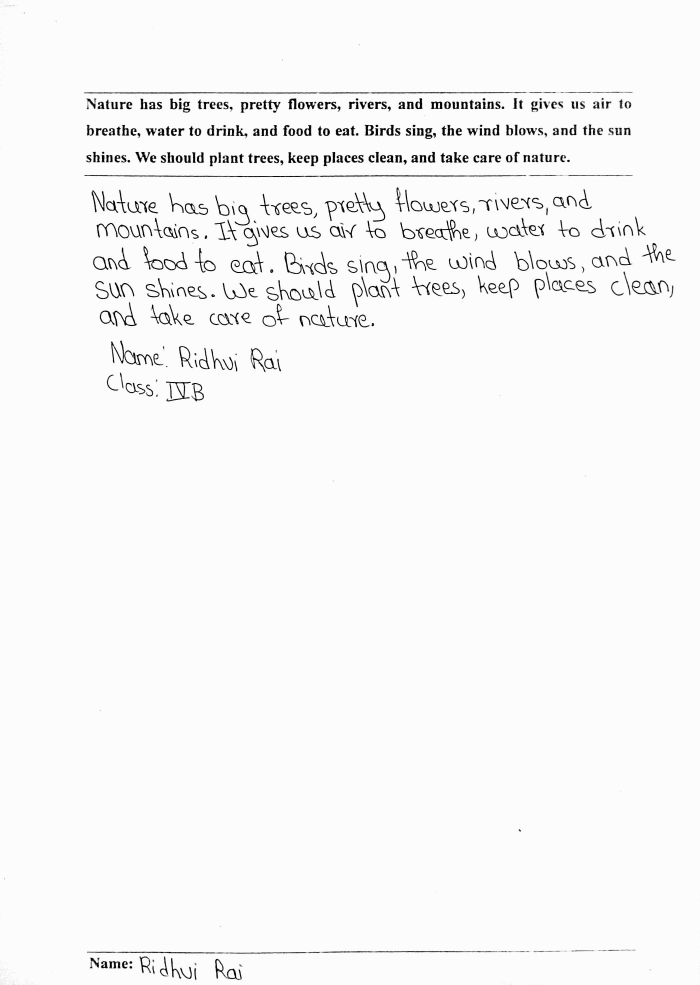
#> input picture src/dataset/4th/8.jpg, 2098 x 2953 px, found by its file name (shown at 1/3 size)
$ python handwriting_check.py   (older library calls are emulated)
#> lines starting #> are read from the running program, lines starting #| are printed output that depends on the picture; after the words box and inside, x2 and y2 are one past the last pixel; in counts of white or black regions, pixels touching at a corner belong together
import os
import cv2
import numpy as np

def _filter_page_lines(lines, img_shape, long_frac=0.55, border_frac=0.10, angle_tol_deg=10):
    """Filter out long page border or header lines (not handwriting)."""
    if lines is None:
        return []

    h, w = img_shape[:2]
    max_side = max(h, w)
    filtered = []
    for l in lines:
        coords = np.ravel(l)  # handles both (N,1,4) and (N,4) shaped output
        if coords.size < 4:
            continue
        x1, y1, x2, y2 = coords[:4]
        dx = x2 - x1
        dy = y2 - y1
        length = (dx**2 + dy**2) ** 0.5
        angle = abs(np.degrees(np.arctan2(dy, dx)))
        angle = min(angle, 180 - angle)  # Map to [0,90]

        near_top = (y1 < border_frac*h and y2 < border_frac*h)
        near_bottom = (y1 > (1-border_frac)*h and y2 > (1-border_frac)*h)
        near_left = (x1 < border_frac*w and x2 < border_frac*w)
        near_right = (x1 > (1-border_frac)*w and x2 > (1-border_frac)*w)

        is_long = length > long_frac * max_side
        is_horiz = angle <= angle_tol_deg
        is_vert = angle >= (90 - angle_tol_deg)

        # Skip page-border or long header lines
        if is_long and (is_horiz or is_vert) and (near_top or near_bottom or near_left or near_right):
            continue
        if is_long and is_horiz and (y1 < 0.2*h):
            continue

        filtered.append((x1, y1, x2, y2, length, angle))
    return filtered


def _crop_to_content(img, margin_frac=0.02, min_ink_frac=0.0005):
    """
    Crop a grayscale image down to the bounding box of its dark content
    (text/ink), so metrics like stroke density aren't diluted by large
    blank margins around a small block of handwriting.
    Falls back to the original image if no clear content is found.
    """
    h, w = img.shape[:2]

    # Simple global threshold is enough just to find the content region
    _, mask = cv2.threshold(img, 0, 255, cv2.THRESH_BINARY_INV + cv2.THRESH_OTSU)

    ink_frac = np.count_nonzero(mask) / mask.size
    if ink_frac < min_ink_frac:
        # Essentially nothing dark on the page at all — nothing to crop to
        return img

    rows = np.any(mask, axis=1)
    cols = np.any(mask, axis=0)
    if not np.any(rows) or not np.any(cols):
        return img

    y1, y2 = np.argmax(rows), h - np.argmax(rows[::-1])
    x1, x2 = np.argmax(cols), w - np.argmax(cols[::-1])

    margin_y = int(margin_frac * h)
    margin_x = int(margin_frac * w)
    y1 = max(0, y1 - margin_y)
    y2 = min(h, y2 + margin_y)
    x1 = max(0, x1 - margin_x)
    x2 = min(w, x2 + margin_x)

    cropped = img[y1:y2, x1:x2]
    if cropped.size == 0:
        return img
    return cropped


def _detect_faces(img):
    """Detect faces in the image using Haar Cascade."""
    try:
        face_cascade_path = cv2.data.haarcascades + 'haarcascade_frontalface_default.xml'
        face_cascade = cv2.CascadeClassifier(face_cascade_path)

        if face_cascade.empty():
            return 0

        faces = face_cascade.detectMultiScale(img, scaleFactor=1.1, minNeighbors=5, minSize=(30, 30))
        return len(faces)
    except:
        return 0


def _detect_color_photo(img_path):
    """Detect if image is a color photograph."""
    try:
        img_color = cv2.imread(img_path)
        if img_color is None:
            return False, {}

        # Convert to HSV for better color analysis
        hsv = cv2.cvtColor(img_color, cv2.COLOR_BGR2HSV)

        # Calculate saturation statistics
        saturation = hsv[:, :, 1]
        mean_saturation = np.mean(saturation)
        high_saturation_ratio = np.sum(saturation > 50) / saturation.size

        # Calculate color variance
        b, g, r = cv2.split(img_color)
        color_variance = np.mean([np.var(b), np.var(g), np.var(r)])

        # Check if channels are different (color vs grayscale)
        channel_diff = np.mean(np.abs(b.astype(float) - g.astype(float))) + \
                       np.mean(np.abs(g.astype(float) - r.astype(float)))

        is_color = (mean_saturation > 25 or
                   high_saturation_ratio > 0.15 or
                   channel_diff > 10)

        return is_color, {
            "mean_saturation": float(mean_saturation),
            "high_saturation_ratio": float(high_saturation_ratio),
            "color_variance": float(color_variance),
            "channel_diff": float(channel_diff)
        }
    except:
        return False, {}


def _detect_photo_characteristics(img, th):
    """Detect characteristics that indicate a photograph rather than handwriting."""

    # Check for high variation in intensity (photos have more gradients)
    blur = cv2.GaussianBlur(img, (5, 5), 0)
    laplacian_var = cv2.Laplacian(blur, cv2.CV_64F).var()

    # Calculate histogram to detect photo-like distributions
    hist = cv2.calcHist([img], [0], None, [256], [0, 256])
    hist = hist.flatten() / hist.sum()

    # Photos typically have more varied intensity distribution
    mid_range_intensity = np.sum(hist[50:200])

    # Check for color complexity in grayscale distribution
    hist_peaks = np.sum(hist > 0.01)

    # Calculate standard deviation of pixel intensities
    std_dev = np.std(img)

    return {
        "laplacian_variance": float(laplacian_var),
        "mid_range_intensity": float(mid_range_intensity),
        "intensity_peaks": int(hist_peaks),
        "std_dev": float(std_dev)
    }


def is_handwriting_image(img_path, debug=False):
    """Detect whether an image is likely a handwriting sample, including scanned pages."""
#> called with img_path = '8.jpg', debug = True

    if not os.path.exists(img_path):
        return (False, {"error": "File not found"}) if debug else False

    img = cv2.imread(img_path, cv2.IMREAD_GRAYSCALE)
#> img is the input picture: shape (2953, 2098); min 0, max 255, mean 246.9
    if img is None:
        return (False, {"error": "Cannot read image"}) if debug else False

    h, w = img.shape[:2]

    if max(h, w) > 1800:
        scale = 1800.0 / max(h, w)
        img = cv2.resize(img, (int(w*scale), int(h*scale)))
#> img: shape (1800, 1278)
        h, w = img.shape[:2]
    else:
        scale = 1.0

    # Crop down to the content region so a small handwriting block on a
    # mostly-blank page doesn't get diluted stroke/edge/contour metrics.
    img = _crop_to_content(img)
#> in _crop_to_content, `_, mask = cv2.threshold(img, 0, 255, cv2.THRESH_BINARY_INV + cv2.THRES..`:
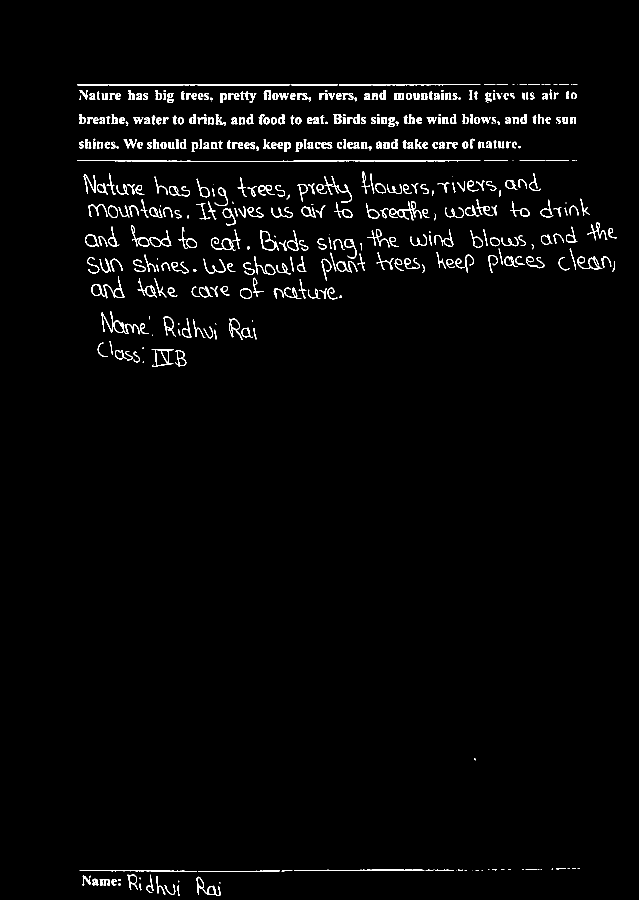
#> mask: shape (1800, 1278) (shown at 1/2 size); 2.2% white in thin lines or dots, all inside (x1, y1, x2, y2) = (154, 168, 1234, 1792)
#> in _crop_to_content, `ink_frac = np.count_nonzero(mask) / mask.size`: ink_frac = 0.022
#> in _crop_to_content, `y1, y2 = np.argmax(rows), h - np.argmax(rows[::-1])`: y1 = 168; y2 = 1792
#> in _crop_to_content, `x1, x2 = np.argmax(cols), w - np.argmax(cols[::-1])`: x1 = 154; x2 = 1234
#> in _crop_to_content, `y1 = max(0, y1 - margin_y)`: y1 = 132
#> in _crop_to_content, `y2 = min(h, y2 + margin_y)`: y2 = 1800
#> in _crop_to_content, `x1 = max(0, x1 - margin_x)`: x1 = 129
#> in _crop_to_content, `x2 = min(w, x2 + margin_x)`: x2 = 1259
#> in _crop_to_content, `cropped = img[y1:y2, x1:x2]`:
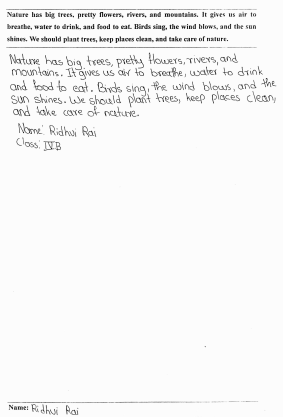
#> cropped: shape (1668, 1130) (shown at 1/4 size); min 0, max 255, mean 245.8
    h, w = img.shape[:2]

    # Detect if it's a color photo
    is_color, color_metrics = _detect_color_photo(img_path)
#> in _detect_color_photo, `mean_saturation = np.mean(saturation)`: mean_saturation = 0
#> in _detect_color_photo, `color_variance = np.mean([np.var(b), np.var(g), np.var(r)])`: color_variance = 1029.6
#> in _detect_color_photo, `channel_diff = np.mean(np.abs(b.astype(float) - g.astype(float))) + \ ..`: channel_diff = 0
#> in _detect_color_photo, `is_color = (mean_saturation > 25 or high_saturation_ratio > 0.15 or ch..`: is_color = False
#> is_color = False; color_metrics = {'mean_saturation': 0, 'high_saturation_ratio': 0, 'color_variance': 1029.6, 'channel_diff': 0}

    # Detect faces
    face_count = _detect_faces(img)
#> in _detect_faces, `faces = face_cascade.detectMultiScale(img, scaleFactor=1.1, minNeighbo..`: faces = ()
#> face_count = 0

    # Adaptive threshold for scanned images
    th = cv2.adaptiveThreshold(
        img, 255, cv2.ADAPTIVE_THRESH_GAUSSIAN_C,
        cv2.THRESH_BINARY_INV, 35, 15
    )
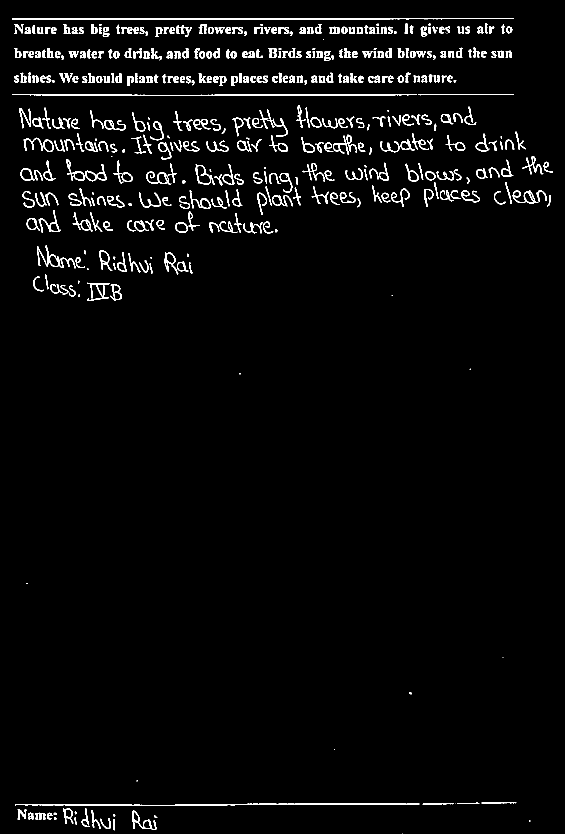
#> th: shape (1668, 1130) (shown at 1/2 size); 3.1% white; 440 white regions (44 under 20 px)

    # Detect photo characteristics
    photo_chars = _detect_photo_characteristics(img, th)
#> in _detect_photo_characteristics, `laplacian_var = cv2.Laplacian(blur, cv2.CV_64F).var()`: laplacian_var = 140.1
#> in _detect_photo_characteristics, `hist = cv2.calcHist([img], [0], None, [256], [0, 256])`: hist = 256 values, max 1718067 at index 252, min 167 at index 124, mean 7362.7
#> in _detect_photo_characteristics, `hist = hist.flatten() / hist.sum()`: hist = 256 values, max 0.912 at index 252, min 8.86e-05 at index 124, mean 0.00391
#> in _detect_photo_characteristics, `mid_range_intensity = np.sum(hist[50:200])`: mid_range_intensity = 0.0168
#> in _detect_photo_characteristics, `hist_peaks = np.sum(hist > 0.01)`: hist_peaks = 1
#> in _detect_photo_characteristics, `std_dev = np.std(img)`: std_dev = 34.28
#> photo_chars = {'laplacian_variance': 140.1, 'mid_range_intensity': 0.0168, 'intensity_peaks': 1, 'std_dev': 34.28}

    # Contours
    contours, _ = cv2.findContours(th, cv2.RETR_EXTERNAL, cv2.CHAIN_APPROX_SIMPLE)
#> contours = 439 contours, 57 with area under 20; largest, box (x1, y1, x2, y2) and area: (30, 1607, 839, 1612) 1198, (24, 36, 1028, 39) 1049, (25, 188, 833, 192) 1034, (391, 328, 429, 370) 829, (74, 491, 151, 537) 717
    contour_count = len(contours)
#> contour_count = 439
    contour_areas = [cv2.contourArea(c) for c in contours]
#> contour_areas = 439 values, max 1197.5 at index 19, min 0 at index 0, mean 120.4
    avg_contour_area = float(np.mean(contour_areas)) if contour_areas else 0
#> avg_contour_area = 120.4
    median_contour_area = float(np.median(contour_areas)) if contour_areas else 0
#> median_contour_area = 82

    # Calculate large contour ratio (photos often have few large regions)
    large_contours = sum(1 for area in contour_areas if area > 1000)
#> large_contours = 3
    large_contour_ratio = large_contours / max(contour_count, 1)
#> large_contour_ratio = 0.00683

    # Edge detection
    edges = cv2.Canny(img, 50, 150)
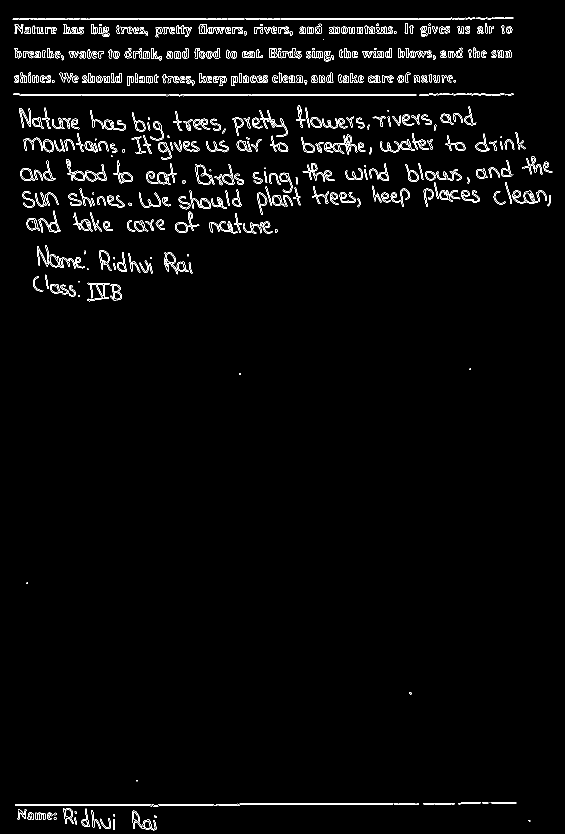
#> edges: shape (1668, 1130) (shown at 1/2 size); 2.3% white in thin lines or dots
    edge_density = float(np.sum(edges > 0)) / edges.size
#> edge_density = 0.0235

    # Lines
    lines_p = cv2.HoughLinesP(edges, 1, np.pi/180, threshold=100,
                              minLineLength=int(0.1*max(h, w)),
                              maxLineGap=int(0.02*max(h, w)))
#> lines_p = 168 rows, first 6: [26, 36, 323, 36], [488, 38, 981, 38], [162, 1609, 435, 1609], [483, 188, 1021, 188], [423, 190, 1022, 190], [475, 1607, 975, 1607]
    filtered_lines = _filter_page_lines(lines_p, img.shape)
#> the loop in _filter_page_lines, `for l in lines:` made 168 passes
#> (x1, y1, x2, y2, dx, dy, length, angle) on passes 1 to 3: (26, 36, 323, 36, 297, 0, 297, 0), (488, 38, 981, 38, 493, 0, 493, 0), (162, 1609, 435, 1609, 273, 0, 273, 0)
    structured_line_count = len(filtered_lines)
    orig_line_count = 0 if lines_p is None else lines_p.shape[0]

    # Stroke density
    ink_pixels = cv2.countNonZero(th)
    stroke_density = ink_pixels / th.size

    # --- Enhanced detection logic ---
    rejection_reason = None

    # Reject if faces detected
    if face_count > 0:
        is_hw = False
        rejection_reason = "Personal photo detected (faces found)"
    # Reject if color photograph/screenshot detected
    elif is_color:
        is_hw = False
        rejection_reason = "Color image detected (photo, screenshot, or UI capture)"
    # Reject if photo characteristics detected (high texture complexity)
    elif photo_chars["laplacian_variance"] > 800 and photo_chars["std_dev"] > 60:
        is_hw = False
        rejection_reason = "Photograph detected (complex texture/gradients)"
    # Reject if too many large contours (typical of photos)
    elif large_contour_ratio > 0.3 and avg_contour_area > 3000:
        is_hw = False
        rejection_reason = "Large objects detected (not handwriting)"
    # Reject if stroke density is too high (dark photos) or too low (blank/light photos)
    elif stroke_density > 0.65:
        is_hw = False
        rejection_reason = f"Image too dark (stroke density: {stroke_density:.3f})"
    elif stroke_density < 0.005:
        is_hw = False
        rejection_reason = f"Image too light/blank (stroke density: {stroke_density:.3f})"
    # Reject if edge density too high (complex natural scenes)
    elif edge_density > 0.15:
        is_hw = False
        rejection_reason = "Too complex (natural scene/photograph)"
    # Reject if too many contours (noise/photo)
    elif contour_count > 2000:
        is_hw = False
        rejection_reason = "Too noisy or complex (not handwriting)"
    # Check all handwriting criteria
    elif (edge_density > 0.0015 and
          contour_count > 15 and
          avg_contour_area < 6000 and
          structured_line_count < 400):
        is_hw = True
    else:
        is_hw = False
        rejection_reason = "Does not match handwriting patterns"

    metrics = {
        "stroke_density": round(stroke_density, 5),
        "edge_density": round(edge_density, 5),
        "contour_count": contour_count,
        "avg_contour_area": round(avg_contour_area, 2),
        "median_contour_area": round(median_contour_area, 2),
        "large_contour_ratio": round(large_contour_ratio, 3),
        "orig_line_count": orig_line_count,
        "structured_line_count": structured_line_count,
        "face_count": face_count,
        "laplacian_variance": round(photo_chars["laplacian_variance"], 2),
        "mid_range_intensity": round(photo_chars["mid_range_intensity"], 3),
        "std_dev": round(photo_chars["std_dev"], 2),
        "is_color_photo": is_color,
        **{f"color_{k}": round(v, 3) if isinstance(v, float) else v for k, v in color_metrics.items()},
        "scale": round(scale, 3),
    }

    if debug:
        if is_hw:
            print("✅ Handwriting detected")
            print("📊 Metrics:", metrics)
#> (printed output is left out)
            return (True, metrics)
        else:
            print("\n❌ ERROR: Not a handwriting image!")
            print(f"🔍 Reason: {rejection_reason}")
            print("\n⚠️  Please upload only handwritten text samples.")
            print("🚫 The following types are NOT accepted:")
            print("   • Personal photos (selfies, portraits)")
            print("   • Animal photos")
            print("   • Flower/plant photos")
            print("   • Nature photographs")
            print("   • Diagrams and graphs")
            print("   • Charts and illustrations")
            print("   • General photographs\n")
            print("📊 Detection metrics:", metrics)
            return (False, {"error": "Not a handwriting image", "reason": rejection_reason, "metrics": metrics})

    return is_hw


if __name__ == "__main__":
    test = "8.jpg"
    result = is_handwriting_image(test, debug=True)

    # Example of how to use the result
    if isinstance(result, tuple):
        is_handwriting, info = result
        if not is_handwriting:
            print("\n⛔ Upload rejected. Please try again with a handwriting sample.")
    else:
        if not result:
            print("\n⛔ Upload rejected. Please try again with a handwriting sample.")
